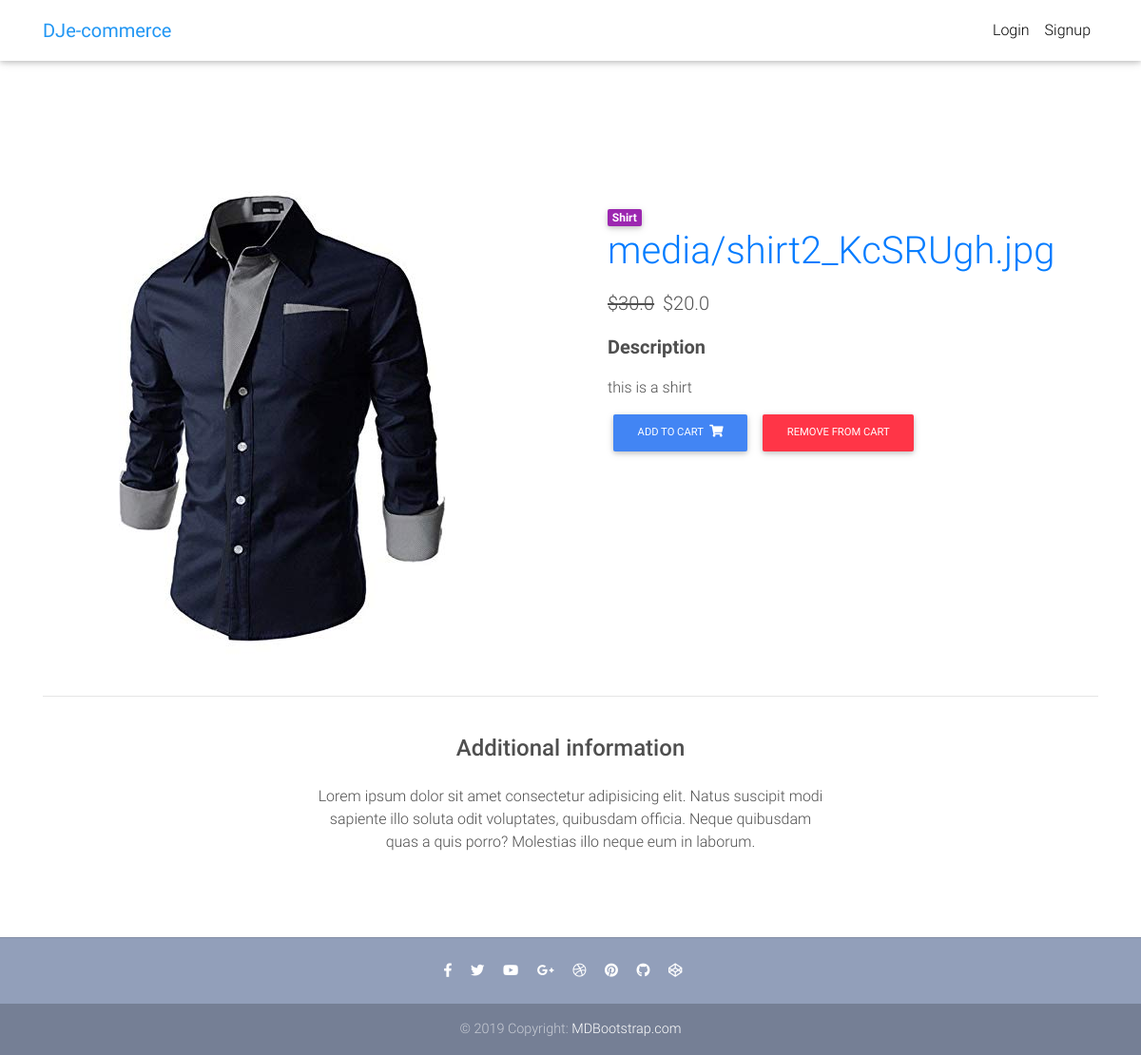
The page /product/shirt/ on the database its author committed.
### core/models.py (models this page shows, shortened)
class Item(models.Model):
    title = models.CharField(max_length=100)
    price = models.FloatField()
    discount_price = models.FloatField(blank=True, null=True)
    category = models.CharField(choices=CATEGORY_CHOICES, max_length=2)
    label = models.CharField(choices=LABEL_CHOICES, max_length=1)
    slug = models.SlugField()
    description = models.TextField()
    image = models.ImageField()
    def get_url(self):
        return "media/" + self.image.name
    def get_add_to_cart_url(self):
        return reverse("core:add-to-cart", kwargs={
            'slug': self.slug
        })
    def get_remove_from_cart_url(self):
        return reverse("core:remove-from-cart", kwargs={
            'slug': self.slug
        })

### core/views.py (the view)
# urls.py: path('product/<slug>/', ItemDetailView.as_view(), name='product'),
class ItemDetailView(DetailView):
    model = Item
    template_name = "product.html"

### templates/product.html (shortened to what this page needs)
{% extends "base.html" %}
{% load static %}
{% block content %}
<main class="mt-5 pt-4">
  <div class="container dark-grey-text mt-5">
    <div class="row wow fadeIn">
      <div class="col-md-6 mb-4">
        <img src='{% static object.get_url %}' class="img-fluid" alt="">
      </div>
      <div class="col-md-6 mb-4">
        <div class="p-4">
          <div class="mb-3">
            <a href="">
              <span class="badge purple mr-1">{{ object.get_category_display }}</span>
              <h1>{{object.get_url}}</h1>
            </a>
          </div>
          <p class="lead">
            {% if object.discount_price %}
            <span class="mr-1">
              <del>${{ object.price }}</del>
            </span>
            <span>${{ object.discount_price }}</span>
            {% else %}
            <span>${{ object.price }}</span>
            {% endif %}
          </p>
          <p class="lead font-weight-bold">Description</p>
          <p>{{ object.description }}</p>
          <a href="{{ object.get_add_to_cart_url }}" class="btn btn-primary btn-md my-0 p">
            Add to cart
            <i class="fas fa-shopping-cart ml-1"></i>
          </a>
          <a href="{{ object.get_remove_from_cart_url }}" class="btn btn-danger btn-md my-0 p">
            Remove from cart
          </a>
        </div>
      </div>
    </div>
    <hr>
    <div class="row d-flex justify-content-center wow fadeIn">
      <div class="col-md-6 text-center">
        <h4 class="my-4 h4">Additional information</h4>
        <p>Lorem ipsum dolor sit amet consectetur adipisicing elit. Natus suscipit modi sapiente illo soluta odit
          voluptates,
          quibusdam officia. Neque quibusdam quas a quis porro? Molestias illo neque eum in laborum.</p>
      </div>
    </div>
    <div class="row wow fadeIn">
      <div class="col-lg-4 col-md-12 mb-4">
      </div>
      <div class="col-lg-4 col-md-6 mb-4">
      </div>
      <div class="col-lg-4 col-md-6 mb-4">
      </div>
    </div>
  </div>
</main>
{% endblock content %}

### templates/base.html (style rules this page uses)
html, body, header, .carousel { height: 60vh; }

### rows shown on the page
Item: image (picture), category "Shirt", get_url "media/shirt2_KcSRUgh.jpg", price "30.0", discount_price "20.0", description "this is a shirt"
